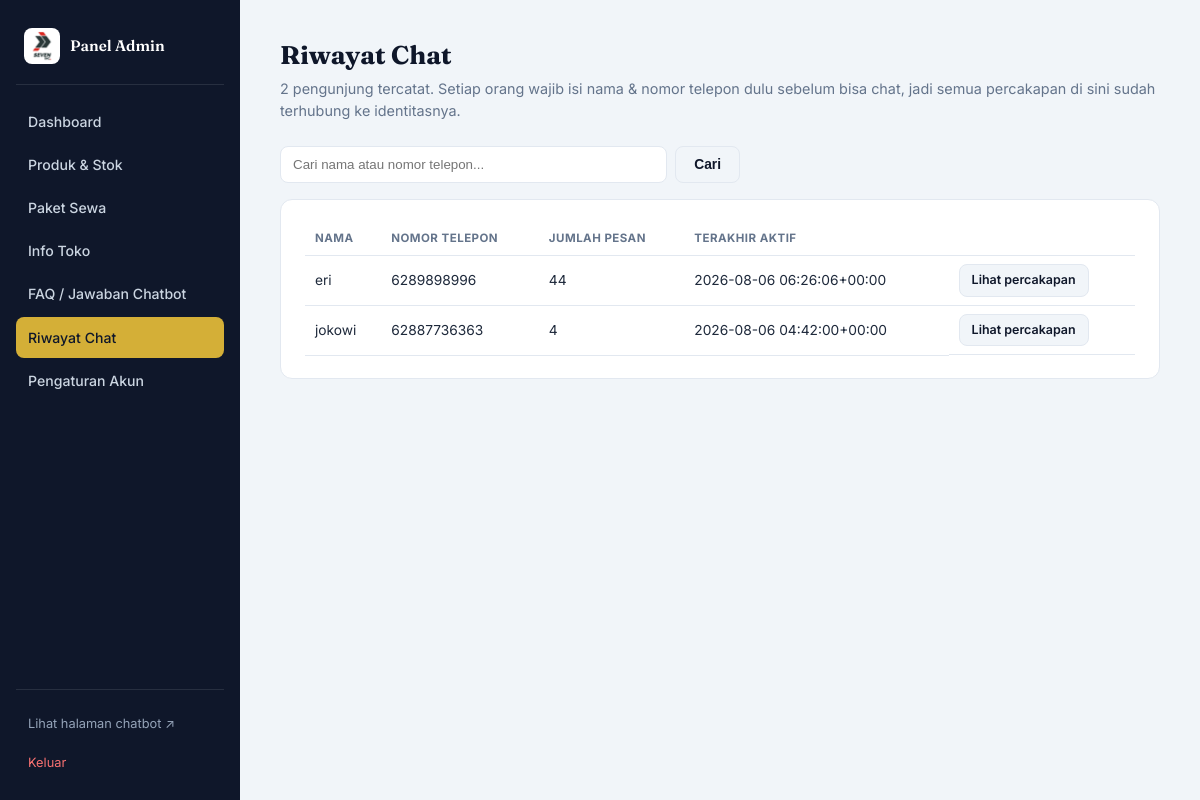
The app's page /admin/riwayat-chat (signed in), older data.
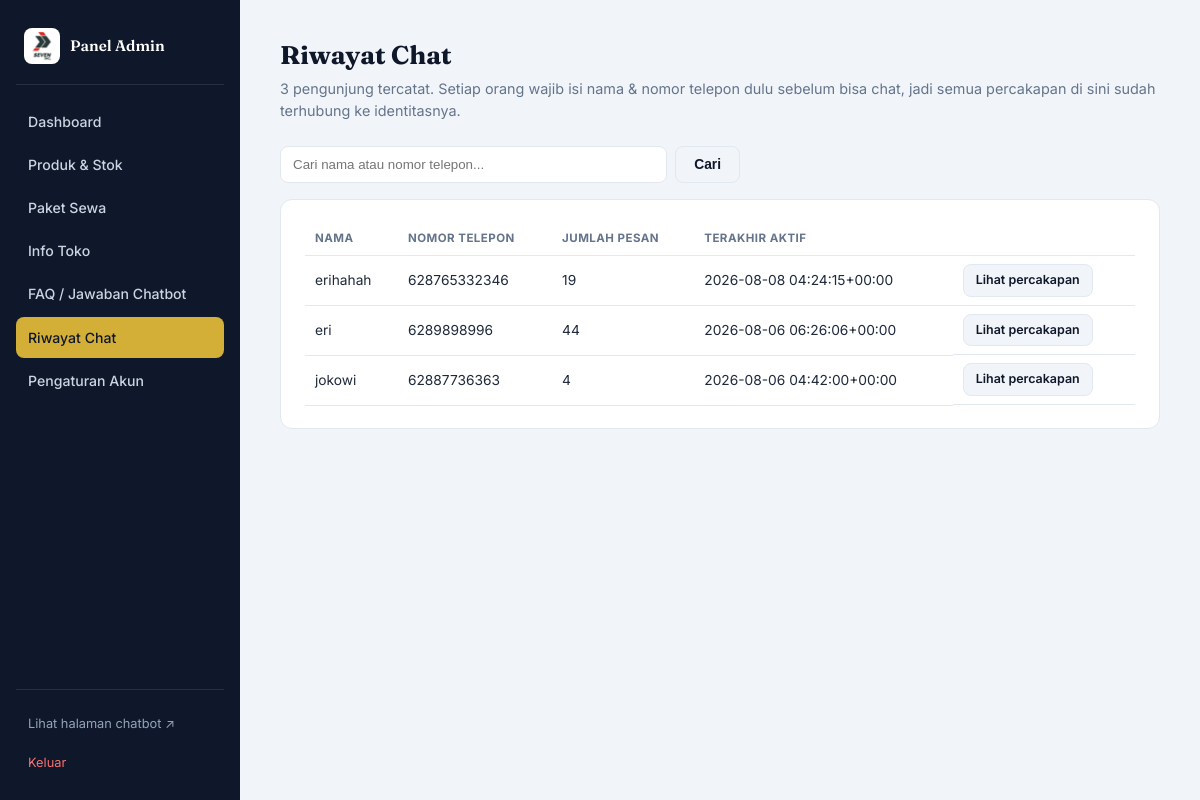
The same page, newer data.
### tables this page shows
CREATE TABLE visitors (
    id              INTEGER PRIMARY KEY AUTOINCREMENT,
    nama            TEXT NOT NULL,
    nomor_telepon   TEXT NOT NULL UNIQUE,
    created_at      TEXT NOT NULL,
    last_seen_at    TEXT NOT NULL
);

### chatbot/routes/admin/riwayat.py (the view)
    @app.route("/admin/riwayat-chat")
    @admin_login_required
    def admin_riwayat_list():
        q = (request.args.get("q") or "").strip()
        visitors = db.list_visitors(q)
        return render_template(
            "admin/riwayat_list.html",
            visitors=visitors,
            q=q,
            total=db.count_visitors(),
        )

### chatbot/__init__.py (called while the page is built)
def create_app() -> Flask:
    app = Flask(
        __name__,
        template_folder=str(config.TEMPLATES_DIR),
        static_folder=str(config.STATIC_DIR),
    )
    app.jinja_env.filters["rupiah"] = rp
    config.DATA_DIR.mkdir(parents=True, exist_ok=True)
    if not config.ADMIN_CONFIG_PATH.exists():
        state.save_admin_config({
            "username": "admin",
            "password_hash": generate_password_hash("ubahsegera123"),
            "secret_key": secrets.token_hex(32),
        })
    state.ADMIN_CONFIG = state.load_admin_config()
    app.secret_key = state.ADMIN_CONFIG["secret_key"]
    state.reload_runtime_state()
    db.init_db()
    @app.context_processor
    def inject_logo():
        return {"logo_filename": state.load_admin_config().get("logo_filename", "logo.jfif")}
    from chatbot.routes import register_routes
    register_routes(app)
    return app

### chatbot/db.py (called while the page is built, shortened)
@contextmanager
def get_conn():
    conn = sqlite3.connect(CHAT_DB_PATH)
    conn.row_factory = sqlite3.Row
    conn.execute("PRAGMA foreign_keys = ON")
    try:
        yield conn
        conn.commit()
    finally:
        conn.close()

def list_visitors(q: str = "") -> list[sqlite3.Row]:
    sql = """
        SELECT v.*, COUNT(m.id) AS jumlah_pesan
        FROM visitors v
        LEFT JOIN chat_messages m ON m.visitor_id = v.id
    """
    params: tuple = ()
    sql += " GROUP BY v.id ORDER BY v.last_seen_at DESC"
    with get_conn() as conn:
        return conn.execute(sql, params).fetchall()

def count_visitors() -> int:
    with get_conn() as conn:
        return conn.execute("SELECT COUNT(*) FROM visitors").fetchone()[0]

### chatbot/routes/admin/riwayat.py (called while the page is built)
def register(app):
    @app.route("/admin/riwayat-chat")
    @admin_login_required
    def admin_riwayat_list():
        q = (request.args.get("q") or "").strip()
        visitors = db.list_visitors(q)
        return render_template(
            "admin/riwayat_list.html",
            visitors=visitors,
            q=q,
            total=db.count_visitors(),
        )
    @app.route("/admin/riwayat-chat/<int:visitor_id>")
    @admin_login_required
    def admin_riwayat_detail(visitor_id):
        visitor = db.find_visitor_by_id(visitor_id)
        if not visitor:
            abort(404)
        messages = db.get_messages_for_visitor(visitor_id)
        return render_template(
            "admin/riwayat_detail.html",
            visitor=visitor,
            messages=messages,
        )

### templates/admin/riwayat_list.html (shortened to what this page needs)
{% extends "admin/base.html" %}
{% block content %}
<div class="admin-header admin-header-row">
  <div>
    <h1>Riwayat Chat</h1>
    <p class="admin-muted">
      {{ total }} pengunjung tercatat. Setiap orang wajib isi nama &amp; nomor telepon dulu sebelum bisa
      chat, jadi semua percakapan di sini sudah terhubung ke identitasnya.
    </p>
  </div>
</div>
<form method="GET" class="admin-search-form">
  <input type="text" name="q" value="{{ q }}" placeholder="Cari nama atau nomor telepon...">
  <button type="submit" class="admin-btn admin-btn-secondary">Cari</button>
</form>
<div class="admin-card">
  <table class="admin-table">
    <thead>
      <tr><th>Nama</th><th>Nomor Telepon</th><th>Jumlah Pesan</th><th>Terakhir Aktif</th><th></th></tr>
    </thead>
    <tbody>
      {% for v in visitors %}
      <tr>
        <td>{{ v.nama }}</td>
        <td>{{ v.nomor_telepon }}</td>
        <td>{{ v.jumlah_pesan }}</td>
        <td>{{ v.last_seen_at | replace("T", " ") }}</td>
        <td class="admin-table-actions">
          <a href="{{ url_for('admin_riwayat_detail', visitor_id=v.id) }}" class="admin-btn admin-btn-secondary admin-btn-small">Lihat percakapan</a>
        </td>
      </tr>
      {% else %}
      <tr><td colspan="5" class="admin-table-empty">Belum ada pengunjung yang chat.</td></tr>
      {% endfor %}
    </tbody>
  </table>
</div>
{% endblock %}

### templates/admin/base.html (shortened to what this page needs)
<!DOCTYPE html>
<html lang="id">
<head>
  <link rel="stylesheet" href="{{ url_for('static', filename='css/style.css') }}">
  <link rel="stylesheet" href="{{ url_for('static', filename='css/admin.css') }}">
</head>
<body class="admin-body">
  {% if session.get('admin_logged_in') %}
  <div class="admin-shell">
    <aside class="admin-sidebar">
      <div class="admin-brand">
        <img src="{{ url_for('static', filename='assets/' + logo_filename) }}" alt="logo">
        <div>
          <div class="admin-brand-title">Panel Admin</div>
        </div>
      </div>
      <nav class="admin-nav">
        <a href="{{ url_for('admin_dashboard') }}" class="{{ 'active' if request.endpoint == 'admin_dashboard' }}">Dashboard</a>
        <a href="{{ url_for('admin_produk_list') }}" class="{{ 'active' if request.endpoint and request.endpoint.startswith('admin_produk') }}">Produk &amp; Stok</a>
        <a href="{{ url_for('admin_paket') }}" class="{{ 'active' if request.endpoint == 'admin_paket' }}">Paket Sewa</a>
        <a href="{{ url_for('admin_info_toko') }}" class="{{ 'active' if request.endpoint and request.endpoint.startswith('admin_info_toko') }}">Info Toko</a>
        <a href="{{ url_for('admin_intents_list') }}" class="{{ 'active' if request.endpoint and request.endpoint.startswith('admin_intents') }}">FAQ / Jawaban Chatbot</a>
        <a href="{{ url_for('admin_riwayat_list') }}" class="{{ 'active' if request.endpoint and request.endpoint.startswith('admin_riwayat') }}">Riwayat Chat</a>
        <a href="{{ url_for('admin_pengaturan') }}" class="{{ 'active' if request.endpoint == 'admin_pengaturan' }}">Pengaturan Akun</a>
      </nav>
      <div class="admin-sidebar-footer">
        <a href="{{ url_for('index') }}" target="_blank">Lihat halaman chatbot ↗</a>
        <a href="{{ url_for('admin_logout') }}" class="admin-logout">Keluar</a>
      </div>
    </aside>
    <main class="admin-main">
      {% block content %}{% endblock %}
    </main>
  </div>
  {% else %}
    {% block guest_content %}{% endblock %}
  {% endif %}
</body>
</html>

### static/css/style.css (style rules this page uses)
:root { --bg: #F1F5F9; --room-bg: #FFFFFF; --brand-primary: #0F172A; --brand-accent: #D4AF37; --panel: #F8FAFC; --panel-alt: #F1F5F9; --text: #1E293B; --text-muted: #64748B; --border: #E2E8F0; --msg-user-bg: #0F172A; --msg-user-text: #FFFFFF; --msg-assistant-bg: #F1F5F9; --msg-assistant-text: #1E293B; --font-display: "Fraunces", serif; --font-body: "Inter", -apple-system, sans-serif; --font-mono: "IBM Plex Mono", monospace; }
* { box-sizing: border-box; }
html { scroll-behavior: smooth; }
body { margin: 0; background: var(--bg); color: var(--text); font-family: var(--font-body); line-height: 1.5; }
a { color: inherit; }

### static/css/admin.css (style rules this page uses)
.admin-body { font-family: var(--font-body); background: var(--bg); min-height: 100vh; }
.admin-shell { display: flex; min-height: 100vh; }
.admin-sidebar { width: 240px; flex-shrink: 0; background: var(--brand-primary); color: #E2E8F0; display: flex; flex-direction: column; padding: 20px 16px; }
.admin-brand { display: flex; align-items: center; gap: 10px; padding: 8px 8px 20px; border-bottom: 1px solid rgba(255,255,255,0.1); margin-bottom: 16px; }
.admin-brand img { width: 36px; height: 36px; border-radius: 8px; object-fit: cover; }
.admin-brand-title { font-family: var(--font-display); font-weight: 600; font-size: 0.95rem; color: #fff; }
.admin-nav { display: flex; flex-direction: column; gap: 2px; flex: 1; }
.admin-nav a { padding: 10px 12px; border-radius: 8px; text-decoration: none; color: #CBD5E1; font-size: 0.88rem; font-weight: 500; transition: background 0.15s, color 0.15s; }
.admin-nav a.active { background: var(--brand-accent); color: var(--brand-primary); }
.admin-sidebar-footer { display: flex; flex-direction: column; gap: 4px; padding-top: 16px; border-top: 1px solid rgba(255,255,255,0.1); }
.admin-sidebar-footer a { padding: 8px 12px; font-size: 0.8rem; color: #94A3B8; text-decoration: none; }
.admin-logout { color: #F87171 !important; }
.admin-main { flex: 1; padding: 32px 40px; max-width: 980px; }
.admin-header { margin-bottom: 24px; }
.admin-header h1 { font-family: var(--font-display); font-size: 1.6rem; color: var(--brand-primary); margin: 4px 0 4px; }
.admin-header-row { display: flex; align-items: flex-start; justify-content: space-between; gap: 16px; flex-wrap: wrap; }
.admin-muted { color: var(--text-muted); font-size: 0.9rem; margin: 0; }
.admin-card { background: var(--room-bg); border: 1px solid var(--border); border-radius: 12px; padding: 22px 24px; margin-bottom: 20px; }
.admin-btn { display: inline-flex; align-items: center; justify-content: center; gap: 6px; padding: 10px 18px; border-radius: 8px; border: 1px solid transparent; font-size: 0.86rem; font-weight: 600; cursor: pointer; text-decoration: none; transition: opacity 0.15s; }
.admin-btn-secondary { background: var(--panel-alt); color: var(--brand-primary); border-color: var(--border); }
.admin-btn-small { padding: 6px 12px; font-size: 0.78rem; }
.admin-table { width: 100%; border-collapse: collapse; font-size: 0.86rem; }
.admin-table th { text-align: left; font-size: 0.72rem; text-transform: uppercase; letter-spacing: 0.04em; color: var(--text-muted); padding: 8px 10px; border-bottom: 1px solid var(--border); }
.admin-table td { padding: 8px 10px; border-bottom: 1px solid var(--border); vertical-align: middle; }
.admin-table-actions { display: flex; gap: 6px; white-space: nowrap; }
.admin-search-form { display: flex; gap: 8px; margin-bottom: 16px; max-width: 460px; }
.admin-search-form input { flex: 1; padding: 9px 12px; border-radius: 8px; border: 1px solid var(--border); }

Row changes from the older to the newer data that the page shows:
added visitors: nama "erihahah", nomor_telepon "628765332346", jumlah_pesan "19", last_seen_at "2026-08-08 04:24:15+00:00"
Text that changed along with them:
{{ total }}: "2" → "3"
